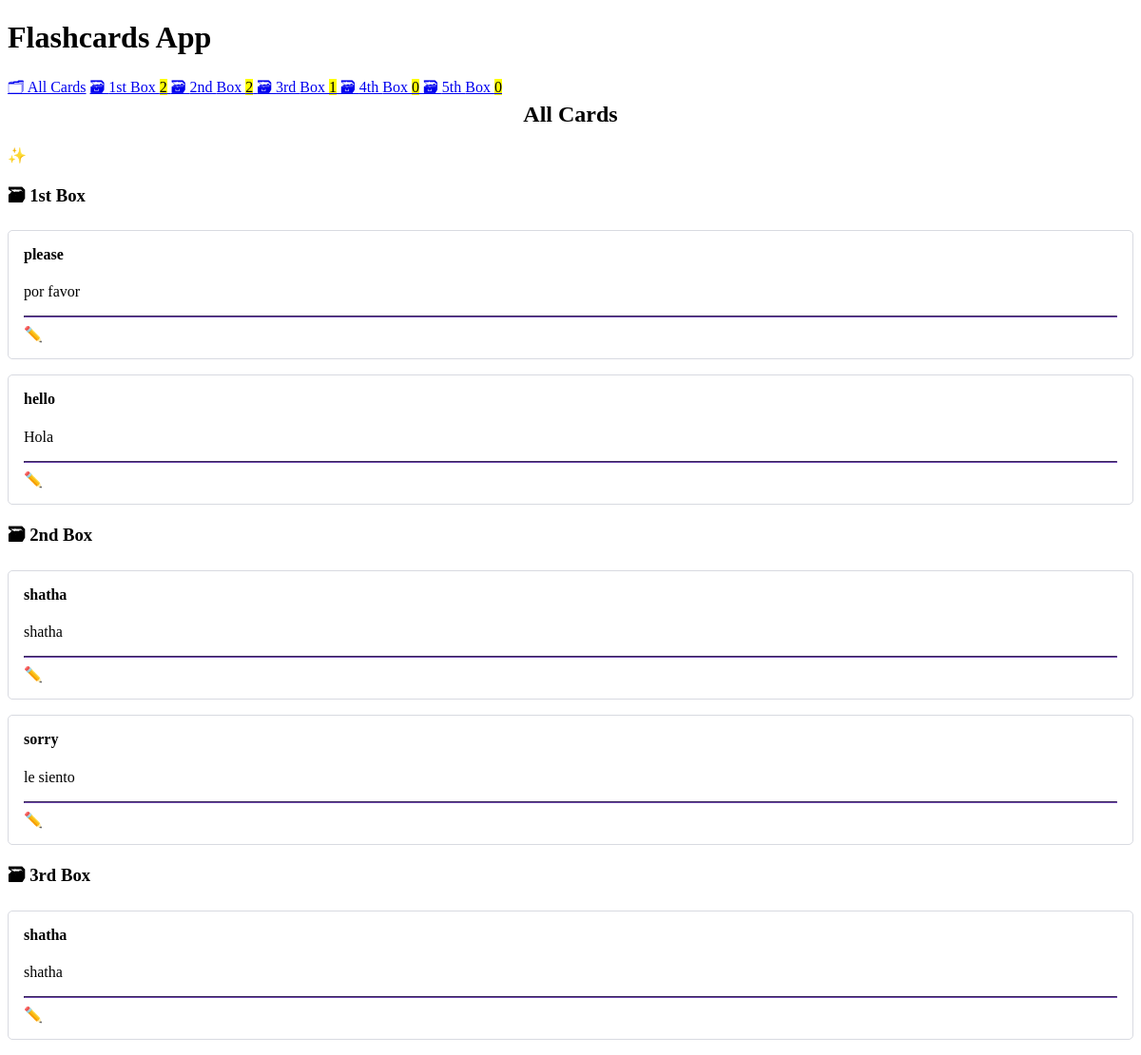
The page / on the database its author committed.
### cards/models.py (models this page shows, shortened)
class Card(models.Model):
    question = models.CharField(max_length=100)
    answer = models.CharField(max_length=100)
    box = models.IntegerField(
        choices= zip(BOXES, BOXES),
        default= BOXES[0]
    )
    date_created = models.DateTimeField(auto_now_add=True)

### cards/views.py (the view)
class CardListView(ListView):
    model = Card
    queryset = Card.objects.all().order_by("box", "-date_created")

### cards/templatetags/card_tags.py (called while the page is built)
@register.inclusion_tag("cards/box_links.html")
def boxes_as_links():
    boxes = []
    for box_num in BOXES:
        card_count = Card.objects.filter(box=box_num).count()
        boxes.append({
        "number": box_num,
        "card_count": card_count,
        })
    return {"boxes": boxes}

### cards/templates/cards/card_list.html
{% extends "cards/base.html" %}
{% load humanize %}
{% block content %}
    <h2>
        All Cards
    </h2>
    <a href="{% url 'card-create' %}" role="button">
        ✨ Create New Card
    </a>
    {% for card in card_list %}
        {% ifchanged %}
            <h3>🗃 {{ card.box | ordinal }} Box</h3>
        {% endifchanged %}
        {% include "cards/card.html" %}
    {% endfor %}
{% endblock content %}

### cards/templates/cards/base.html (shortened to what this page needs)
<!DOCTYPE html>
<html lang="en">
<head>
<link rel="stylesheet" href="https://cdn.simplecss.org/simple.min.css">
</head>
<body>
    <header>
        <h1>Flashcards App</h1>
        {% include "cards/navigation.html" %}
    </header>
    <main>
        {% block content %}{% endblock content %}
    </main>
</body>
</html>

### cards/templates/cards/navigation.html
{% load card_tags %}
<nav>
    <a href="{% url 'card-list' %}">🗂 All Cards</a>
    {% boxes_as_links %}
</nav>

### cards/templates/cards/box_links.html
{% load humanize %}
{% for box in boxes %}
    <a href="{% url 'box' box_num=box.number %}">
        🗃 {{ box.number | ordinal }} Box <mark>{{ box.card_count }}</mark>
    </a>
{% endfor %}

### cards/templates/cards/card.html (shortened to what this page needs)
<article>
    <h4>{{ card.question }}</h4>
    {% if not check_card %}
        <p>{{ card.answer }}</p>
        <hr/>
        <a href="{% url 'card-update' card.id %}" role="button">
            ✏️ Edit Card
        </a>
    {% endif %}
    </article>

### cards/templates/cards/base.html (style rules this page uses)
:root { --accent: #6e48ad; --accent-bg: white; --bg: #fff; --text: #212121; --text-light: #585858; --border: #d8dae1; --code: #d81b60; --preformatted: #444; }
article { background-color: var(--marked); border: 1px solid var(--border); border-radius: 5px; padding: 1em; margin: 1em 0; }
h2 { text-align: center; }
h2, h4 { margin-top: 0; }
hr { background: var(--accent); border-color: var(--accent); }
button, a[role="button"] { color: white; text-decoration: none; }

### rows shown on the page
Card: box|ordinal "1st", question "please", answer "por favor"
Card: question "hello", answer "Hola"
Card: box|ordinal "2nd", question "shatha", answer "shatha"
Card: question "sorry", answer "le siento"
Card: box|ordinal "3rd", question "shatha", answer "shatha"

### other values the page prints
{{ box.number | ordinal }} "1st" "2nd" "3rd" "4th" "5th"
{{ box.card_count }} "2" "2" "1" "0" "0"
